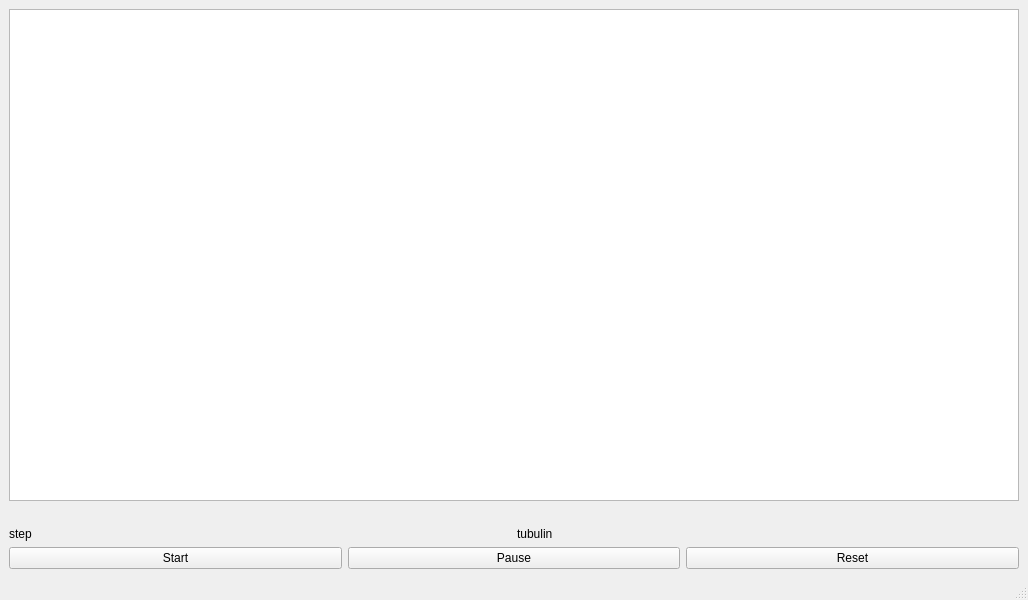
<?xml version="1.0" encoding="UTF-8"?>
<ui version="4.0">
 <class>MainWindow</class>
 <widget class="QMainWindow" name="MainWindow">
  <property name="geometry">
   <rect>
    <x>0</x>
    <y>0</y>
    <width>800</width>
    <height>600</height>
   </rect>
  </property>
  <property name="windowTitle">
   <string>MainWindow</string>
  </property>
  <widget class="QWidget" name="centralwidget">
   <layout class="QVBoxLayout" name="verticalLayout_3">
    <item>
     <layout class="QVBoxLayout" name="verticalLayout_2">
      <item>
       <layout class="QHBoxLayout" name="horizontalLayout">
        <item>
         <widget class="QGraphicsView" name="graphicsView">
          <property name="minimumSize">
           <size>
            <width>1010</width>
            <height>110</height>
           </size>
          </property>
         </widget>
        </item>
       </layout>
      </item>
     </layout>
    </item>
    <item>
     <spacer name="horizontalSpacer">
      <property name="orientation">
       <enum>Qt::Orientation::Horizontal</enum>
      </property>
      <property name="sizeHint" stdset="0">
       <size>
        <width>40</width>
        <height>20</height>
       </size>
      </property>
     </spacer>
    </item>
    <item>
     <layout class="QGridLayout" name="gridLayout_2">
      <item row="0" column="0">
       <widget class="QLabel" name="stepCountLabel">
        <property name="text">
         <string>step</string>
        </property>
       </widget>
      </item>
      <item row="0" column="1">
       <widget class="QLabel" name="freeTubulinLabel">
        <property name="text">
         <string>tubulin</string>
        </property>
       </widget>
      </item>
     </layout>
    </item>
    <item>
     <layout class="QHBoxLayout" name="controls">
      <item>
       <widget class="QPushButton" name="startButton">
        <property name="text">
         <string>Start</string>
        </property>
       </widget>
      </item>
      <item>
       <widget class="QPushButton" name="pauseButton">
        <property name="text">
         <string>Pause</string>
        </property>
       </widget>
      </item>
      <item>
       <widget class="QPushButton" name="resetButton">
        <property name="text">
         <string>Reset</string>
        </property>
       </widget>
      </item>
     </layout>
    </item>
   </layout>
  </widget>
  <widget class="QMenuBar" name="menubar">
   <property name="geometry">
    <rect>
     <x>0</x>
     <y>0</y>
     <width>800</width>
     <height>30</height>
    </rect>
   </property>
  </widget>
  <widget class="QStatusBar" name="statusbar"/>
 </widget>
 <resources/>
 <connections/>
</ui>
